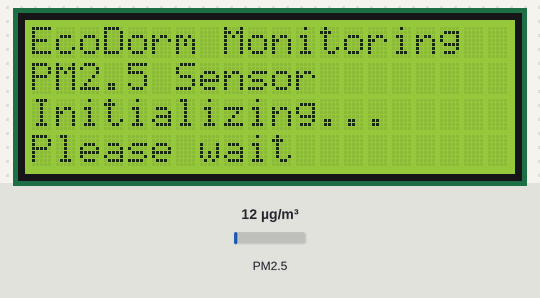
Recording of a sketch running on a simulated ESP32. Parts: 20×4 character LCD. The inputs (shaded band) are chosen by the test bench; at power-on: PM2.5 12 µg/m³. WiFi joins after 1.5 s; servers stay silent unless stated; uploads are accepted with an empty reply; the local clock reads 2024-03-15 10:24:30 at power-on unless the sketch sets it; what the sketch prints to the serial monitor is not drawn.

Above: at 1.2 s.
At 4.3 s:
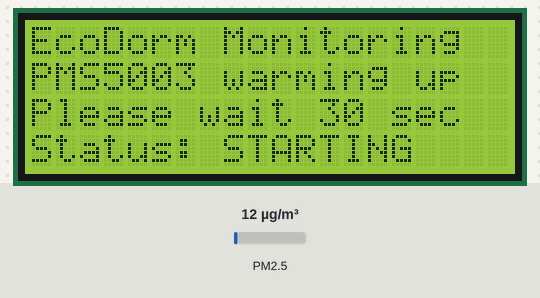
At 34.4 s:
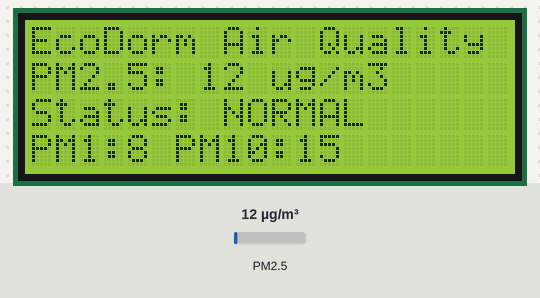

Measured:
- what the display in image 0 shows lasts 3.1 s, from 1.1 s to 4.2 s
- what the display in image 1 shows lasts 30.2 s, from 4.2 s to 34.4 s

The sketch:

ESP32_PMS5003.ino
```cpp
#include <Arduino.h>
#include <Wire.h>
#include <hd44780.h>
#include <hd44780ioClass/hd44780_I2Cexp.h>
#include <Adafruit_PM25AQI.h>

#include <WiFi.h>
#include <WiFiClientSecure.h>
#include <HTTPClient.h>
#include <time.h>

// =======================================
// EcoDorm - ESP32 #2
// PMS5003 + LCD 20x4 + HTTPS
// =======================================

// STEP 1: Wi-Fi (2.4 GHz)
const char* WIFI_SSID = "YOUR_WIFI_SSID";
const char* WIFI_PASSWORD = "YOUR_WIFI_PASSWORD";

// STEP 2: EcoDorm API Key
// Key

const char* API_KEY = "YOUR_ECODORM_API_KEY";

// STEP 3: HTTPS Endpoint
const char* SERVER_URL =
  "https://YOUR_HOST/api/ecodorm/telemetry";

// =======================================
// Sensor and LCD
// =======================================

HardwareSerial pmsSerial(2);
Adafruit_PM25AQI pms;

hd44780_I2Cexp lcd(0x27);

// Prototype thresholds
const int PM25_WARNING_LIMIT = 35;
const int PM25_CRITICAL_LIMIT = 75;
const int PM_MAX_VALID = 1000;

// Sensor reads approximately every 2 seconds
const unsigned long READ_INTERVAL = 2000;

// Send telemetry every 1 minute
const unsigned long SEND_INTERVAL = 60000;

unsigned long lastValidRead = 0;
unsigned long lastSend = 0;
unsigned long lastWiFiRetry = 0;

bool firstSend = true;

// =======================================
// LCD: Display complete 20-character row
// =======================================

void showLine(int row, const char* message) {
  char padded[21];

  snprintf(padded, sizeof(padded),
           "%-20.20s", message);

  lcd.setCursor(0, row);
  lcd.print(padded);
}

// =======================================
// HTTPS POST to Proxmox
// =======================================

void sendToServer(int pm1,
                  int pm25,
                  int pm10,
                  const char* statusText) {

  WiFiClientSecure client;

  // Verify HTTPS certificate
  // ESP32 Core 3.3.12
  client.useBuiltinCACertBundle();
  client.setHandshakeTimeout(15);

  HTTPClient http;
  http.setConnectTimeout(10000);
  http.setTimeout(10000);

  if (!http.begin(client, SERVER_URL)) {
    Serial.println("HTTPS begin failed");
    return;
  }

  http.addHeader(
    "Content-Type", "application/json"
  );

  http.addHeader("x-api-key", API_KEY);

  // JSON format compatible with Node-RED
  String json = "{\"device_id\":\"air01\",";
  json += "\"pm1\":";
  json += String(pm1);
  json += ",\"pm25\":";
  json += String(pm25);
  json += ",\"pm10\":";
  json += String(pm10);
  json += ",\"status\":\"";
  json += statusText;
  json += "\"}";

  Serial.println("Sending HTTPS...");
  Serial.println(json);

  int httpCode = http.POST(json);

  Serial.print("HTTP Code: ");
  Serial.println(httpCode);

  if (httpCode == 202) {
    Serial.println(
      "SUCCESS: Node-RED accepted PMS5003 data"
    );
  } else if (httpCode > 0) {
    Serial.println("Server rejected request");
    Serial.println(http.getString());
  } else {
    Serial.print("HTTPS error: ");
    Serial.println(http.errorToString(httpCode));
  }

  http.end();
}

// =======================================
// SETUP
// =======================================

void setup() {

  Serial.begin(115200);
  delay(1000);

  Serial.println();
  Serial.println("EcoDorm - ESP32 #2");
  Serial.println("PMS5003 + LCD + WiFi + HTTPS");

  // STEP 1: Initialize LCD
  // Keep the working I2C pin configuration
  Wire.setPins(25, 26);
  Wire.begin();
  Wire.setClock(100000);

  int lcdStatus = lcd.begin(20, 4);

  Serial.print("LCD begin status: ");
  Serial.println(lcdStatus);

  if (lcdStatus != 0) {
    Serial.println("LCD initialization FAILED");

    while (true) {
      delay(1000);
    }
  }

  lcd.backlight();
  lcd.clear();

  showLine(0, "EcoDorm Monitoring");
  showLine(1, "PM2.5 Sensor");
  showLine(2, "Initializing...");
  showLine(3, "Please wait");

  Serial.println("LCD initialized!");

  // STEP 2: Initialize PMS5003
  // PMS5003 TXD -> ESP32 GPIO16
  pmsSerial.begin(
    9600, SERIAL_8N1, 16, -1
  );

  delay(3000);

  if (!pms.begin_UART(&pmsSerial)) {

    Serial.println("PMS5003 setup FAILED");

    showLine(1, "Sensor ERROR");
    showLine(2, "Check PMS5003");
    showLine(3, "Check wiring");

    while (true) {
      delay(1000);
    }
  }

  Serial.println("PMS5003 initialized!");

  // STEP 3: Start Wi-Fi
  WiFi.mode(WIFI_STA);
  WiFi.setAutoReconnect(true);
  WiFi.begin(WIFI_SSID, WIFI_PASSWORD);

  Serial.println("Connecting to WiFi...");

  // Required for HTTPS certificate validation
  configTime(
    0, 0,
    "pool.ntp.org",
    "time.google.com"
  );

  // STEP 4: PMS5003 warm-up
  showLine(0, "EcoDorm Monitoring");
  showLine(1, "PMS5003 warming up");
  showLine(2, "Please wait 30 sec");
  showLine(3, "Status: STARTING");

  delay(30000);

  lastValidRead = millis();

  showLine(1, "Waiting for data");
  showLine(2, "Status: WAITING");
  showLine(3, "Sensor: PMS5003");

  if (WiFi.status() == WL_CONNECTED) {
    Serial.println("WiFi connected!");
    Serial.print("IP: ");
    Serial.println(WiFi.localIP());
  } else {
    Serial.println("WiFi not connected yet");
  }
}

// =======================================
// LOOP
// =======================================

void loop() {

  unsigned long now = millis();

  // STEP 1: Maintain Wi-Fi connection
  if (WiFi.status() != WL_CONNECTED &&
      now - lastWiFiRetry >= 10000) {

    lastWiFiRetry = now;
    WiFi.reconnect();
  }

  PM25_AQI_Data data;

  // STEP 2: Read PMS5003
  if (!pms.read(&data)) {

    Serial.println("Waiting for PMS5003 data...");

    if (millis() - lastValidRead > 10000) {
      showLine(1, "PM2.5: -- ug/m3");
      showLine(2, "Status: NO DATA");
    }

    delay(READ_INTERVAL);
    return;
  }

  int pm1  = data.pm10_env;
  int pm25 = data.pm25_env;
  int pm10 = data.pm100_env;

  // STEP 3: Data Validation
  if (pm1 > PM_MAX_VALID ||
      pm25 > PM_MAX_VALID ||
      pm10 > PM_MAX_VALID ||
      pm1 > pm25 ||
      pm25 > pm10) {

    Serial.println("INVALID PM DATA");
    showLine(2, "Status: INVALID");

    delay(READ_INTERVAL);
    return;
  }

  lastValidRead = millis();

  // STEP 4: Threshold Detection
  const char* statusText;

  if (pm25 > PM25_CRITICAL_LIMIT) {
    statusText = "CRITICAL";
  } else if (pm25 > PM25_WARNING_LIMIT) {
    statusText = "WARNING";
  } else {
    statusText = "NORMAL";
  }

  // STEP 5: Update LCD
  char line[21];

  showLine(0, "EcoDorm Air Quality");

  snprintf(line, sizeof(line),
           "PM2.5: %d ug/m3", pm25);
  showLine(1, line);

  snprintf(line, sizeof(line),
           "Status: %s", statusText);
  showLine(2, line);

  snprintf(line, sizeof(line),
           "PM1:%d PM10:%d", pm1, pm10);
  showLine(3, line);

  // STEP 6: Serial Monitor
  Serial.println("----------------------");

  Serial.print("PM1.0: ");
  Serial.println(pm1);

  Serial.print("PM2.5: ");
  Serial.println(pm25);

  Serial.print("PM10: ");
  Serial.println(pm10);

  Serial.print("STATUS: ");
  Serial.println(statusText);

  // STEP 7: Check Wi-Fi
  if (WiFi.status() != WL_CONNECTED) {
    Serial.println("WiFi disconnected");
    delay(READ_INTERVAL);
    return;
  }

  // STEP 8: Check NTP synchronization
  if (time(nullptr) < 1700000000) {
    Serial.println("Waiting for NTP time sync...");
    delay(READ_INTERVAL);
    return;
  }

  // STEP 9: Send HTTPS every 1 minute
  if (firstSend ||
      millis() - lastSend >= SEND_INTERVAL) {

    firstSend = false;
    lastSend = millis();

    sendToServer(
      pm1,
      pm25,
      pm10,
      statusText
    );
  }

  delay(READ_INTERVAL);
}
```
